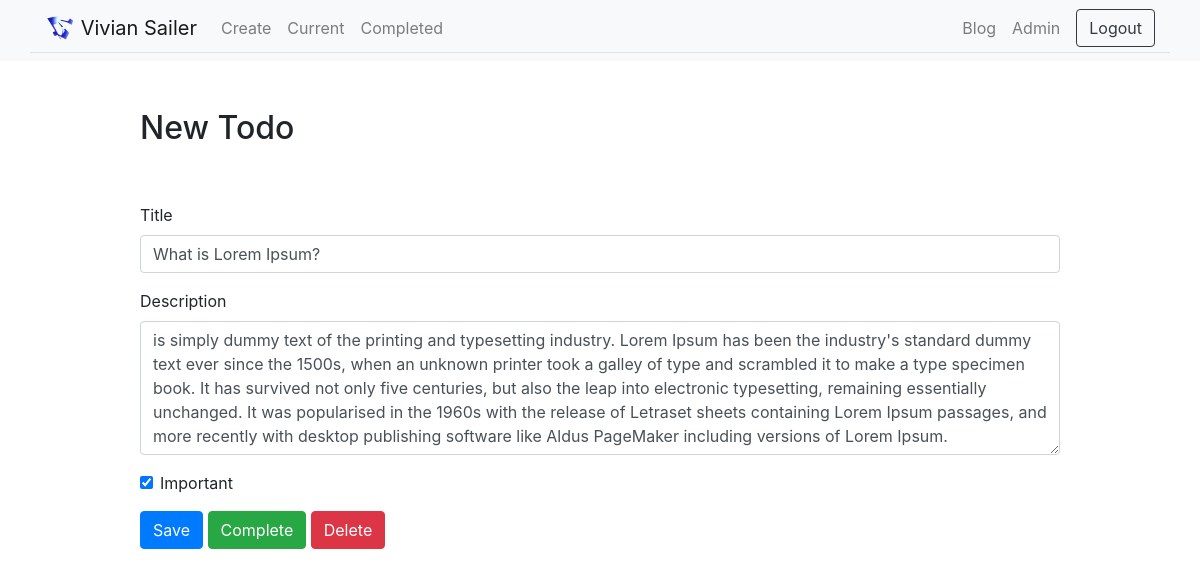
Page /todo/2 (signed in) on the committed database.
### todo/models.py (models this page shows, shortened)
class ToDo(models.Model):
    title = models.CharField(max_length=100)
    desc = models.TextField(blank=True)
    created_at = models.DateTimeField(auto_now_add=True)
    completed = models.DateTimeField(null=True, blank=True)
    important = models.BooleanField(default=False)
    user = models.ForeignKey(User, on_delete=models.CASCADE)

### todo/views.py (the view, shortened to what this page needs)
# urls.py: path('todo/<int:todo_pk>', views.viewtodo, name="viewtodo"),
@login_required
def viewtodo(request, todo_pk):
    todo = get_object_or_404(ToDo, pk=todo_pk, user=request.user)
    if request.method == 'GET':
        form = ToDoForm(instance=todo)
        return render(request, 'todo/viewtodo.html', {'todo': todo, 'form': form})

### todo/forms.py
class ToDoForm(ModelForm):
    class Meta:
        model = ToDo
        fields = ['title','desc', 'important']

### todo/templates/todo/viewtodo.html (shortened to what this page needs)
{%extends 'todo/base.html'%}
{%block content%}
    <div class="row justify-content-center mt-5">
        <div class="col-md-10">
            <h2>New Todo</h2>
        </div>
    </div>
    <div class="row justify-content-center mt-5">
        <div class="col-md-10">
            <form method="POST">
                <div class="form-group">
                    <label for="title">Title</label>
                    <input type="text" name="title" class="form-control" id="title" value="{{ todo.title }}" required>
                </div>
                <div class="form-group">
                    <label for="memo">Description</label>
                    <textarea name="desc" rows="5" class="form-control" id="memo" >{{ todo.desc }}</textarea>
                </div>
                <div class="form-group form-check">
                    <input type="checkbox" name="important" class="form-check-input" id="important" {% if todo.important %}checked{% endif %}>
                    <label class="form-check-label" for="important">Important</label>
                </div>
                <button type="submit" class="btn btn-primary">Save</button>
                <button type="button" class="btn btn-success" onclick="$('#complete').click()">Complete</button>
                <button type="button" class="btn btn-danger" onclick="$('#delete').click()">Delete</button>
            </form>
        </div>
    </div>
{%endblock%}

### rows in the picture
ToDo: title "What is Lorem Ipsum?", desc "is simply dummy text of the printing and typesetting industry. Lorem Ipsum has been the industry's standard dummy text ever since the 1500s, when an unknown printer took a galley of type and scrambled it to make a type specimen book. It has survived not only five centuries, but also the leap into electronic typesetting, remaining essentially unchanged. It was popularised in the 1960s with the release of Letraset sheets containing Lorem Ipsum passages, and more recently with desktop publishing software like Aldus PageMaker including versions of Lorem Ipsum.", important "☑"
